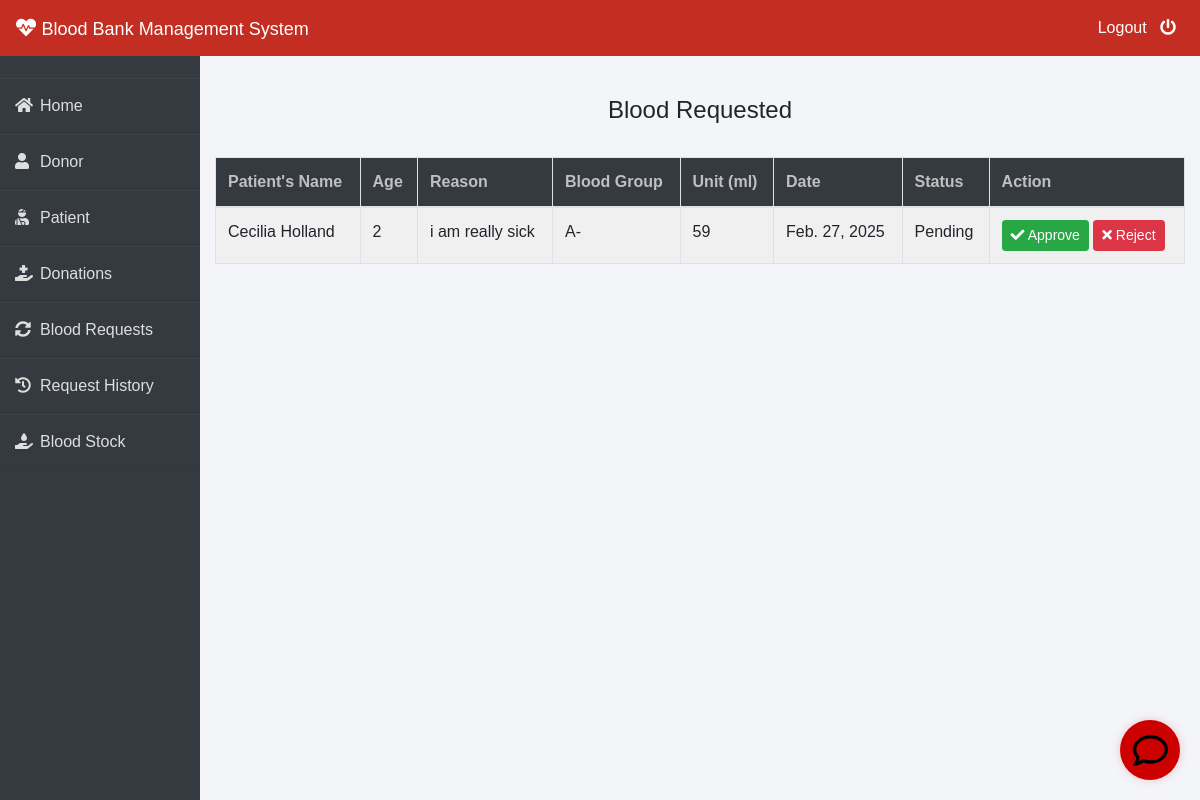
/admin-request (signed in), run on an earlier commit of the app's database.
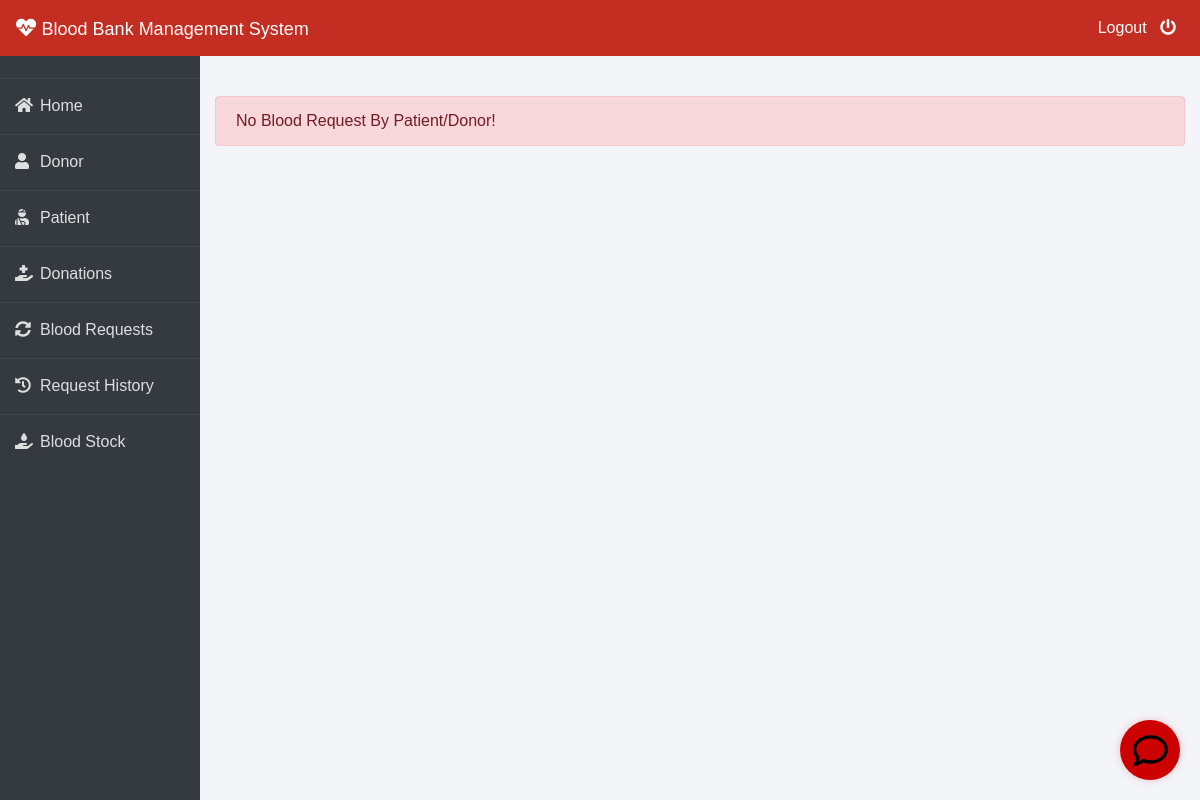
And on a later commit of the database.
### blood/models.py (models this page shows, shortened)
class BloodRequest(models.Model):
    request_by_patient=models.ForeignKey(pmodels.Patient,null=True,on_delete=models.CASCADE)
    request_by_donor=models.ForeignKey(dmodels.Donor,null=True,on_delete=models.CASCADE)
    patient_name=models.CharField(max_length=30)
    patient_age=models.PositiveIntegerField()
    reason=models.CharField(max_length=500)
    bloodgroup=models.CharField(max_length=10)
    unit=models.PositiveIntegerField(default=0)
    status=models.CharField(max_length=20,default="Pending")
    date=models.DateField(auto_now=True)

### blood/views.py (the view)
# urls.py: path('admin-request', views.admin_request_view,name='admin-request'),
@login_required(login_url='adminlogin')
def admin_request_view(request):
    requests=models.BloodRequest.objects.all().filter(status='Pending')
    return render(request,'blood/admin_request.html',{'requests':requests})

### templates/blood/admin_request.html (shortened to what this page needs)
{% extends 'blood/adminbase.html' %}
{% block content %}
{% load widget_tweaks %}
{%load static%}
<br><br>
<div class="container">
    {% if requests %}
    <H4 class="text-center">Blood Requested</H4><br>
    <table class="table table-light table-hover table-bordered table-striped">
        <thead class="bg-dark">
            <tr>
                <th scope="col" style="color: rgb(192, 192, 192);">Patient's Name</th>
                <th scope="col" style="color: rgb(192, 192, 192);">Age</th>
                <th scope="col" style="color: rgb(192, 192, 192);">Reason</th>
                <th scope="col" style="color: rgb(192, 192, 192);">Blood Group</th>
                <th scope="col" style="color: rgb(192, 192, 192);">Unit (ml)</th>
                <th scope="col" style="color: rgb(192, 192, 192);">Date</th>
                <th scope="col" style="color: rgb(192, 192, 192);">Status</th>
                <th style="color: rgb(192, 192, 192);">Action</th>
            </tr>
        </thead>
        <tbody>
            {% for t in requests %}
            <tr>
                <td> {{t.patient_name}}</td>
                <td>{{t.patient_age}}</td>
                <td>{{t.reason}}</td>
                <td>{{t.bloodgroup}}</td>
                <td>{{t.unit}}</td>
                <td>{{t.date}}</td>
                <td>{{t.status}}</td>
                <td>
                    <button class="btn btn-success btn-sm"><a  style="text-decoration: none;color: white;" href="{% url 'update-approve-status' t.id  %}"><i class="fa fa-check"></i> Approve</a> </button>
                    <button class="btn btn-danger btn-sm"><a  style="text-decoration: none;color: white;" href="{% url 'update-reject-status' t.id  %}"><i class="fa fa-times"></i> Reject</a> </button>
                </td>
            </tr>
            {% endfor %}
        </tbody>
    </table>
{% else %}
<div class="alert alert-danger" role="alert">
    No Blood Request By Patient/Donor!
  </div>
{% endif %}
</div>
{% endblock content %}

What changed in the data, as far as the page shows it:
no longer on this page (row edited): BloodRequest: patient_name "Cecilia Holland", patient_age "2", reason "i am really sick", bloodgroup "A-", unit "59", date "Feb. 27, 2025", status "Pending"
Also different on the page:
text no longer shown: "Blood Requested Patient's Name Age Reason Blood Group Unit (ml) Date Status Action"
text now shown: "No Blood Request By Patient/Donor!"
